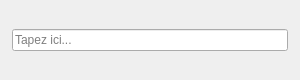
<?xml version="1.0" encoding="UTF-8"?>
<ui version="4.0">
 <class>InteractiveEdit</class>
 <widget class="QWidget" name="InteractiveEdit">
  <property name="geometry">
   <rect>
    <x>0</x>
    <y>0</y>
    <width>300</width>
    <height>80</height>
   </rect>
  </property>
  <property name="windowTitle">
   <string>Interactive edit</string>
  </property>
  <layout class="QVBoxLayout" name="verticalLayout">
   <property name="leftMargin">
    <number>12</number>
   </property>
   <property name="topMargin">
    <number>12</number>
   </property>
   <property name="rightMargin">
    <number>12</number>
   </property>
   <property name="bottomMargin">
    <number>12</number>
   </property>
   <item>
    <widget class="QLineEdit" name="inputEdit">
     <property name="placeholderText">
      <string>Tapez ici...</string>
     </property>
    </widget>
   </item>
  </layout>
 </widget>
 <resources/>
 <connections/>
</ui>
